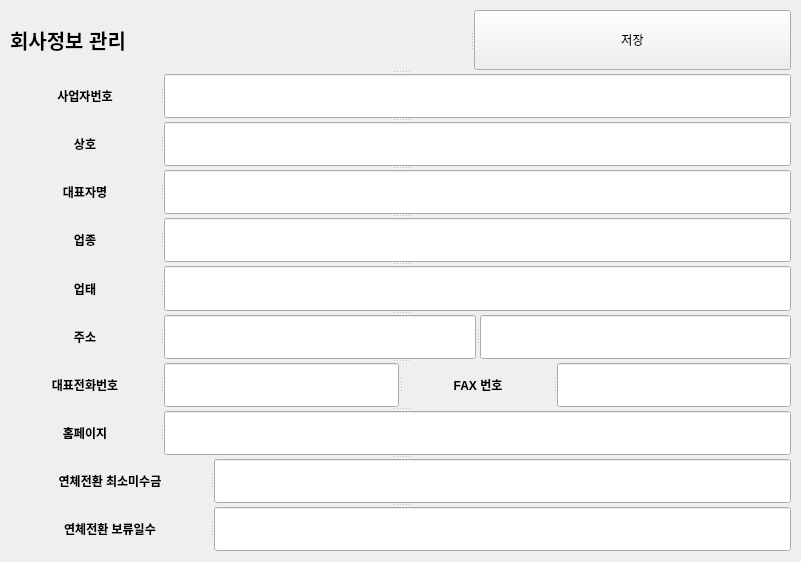
<?xml version="1.0" encoding="UTF-8"?>
<ui version="4.0">
 <class>MainWindow</class>
 <widget class="QMainWindow" name="MainWindow">
  <property name="geometry">
   <rect>
    <x>0</x>
    <y>0</y>
    <width>801</width>
    <height>562</height>
   </rect>
  </property>
  <property name="windowTitle">
   <string>MainWindow</string>
  </property>
  <widget class="QWidget" name="centralwidget">
   <widget class="QSplitter" name="splitter_15">
    <property name="geometry">
     <rect>
      <x>10</x>
      <y>10</y>
      <width>781</width>
      <height>541</height>
     </rect>
    </property>
    <property name="orientation">
     <enum>Qt::Vertical</enum>
    </property>
    <widget class="QSplitter" name="splitter_13">
     <property name="orientation">
      <enum>Qt::Horizontal</enum>
     </property>
     <widget class="QLabel" name="label">
      <property name="font">
       <font>
        <pointsize>15</pointsize>
        <weight>75</weight>
        <bold>true</bold>
       </font>
      </property>
      <property name="text">
       <string>회사정보 관리</string>
      </property>
     </widget>
     <widget class="QPushButton" name="pushButton">
      <property name="text">
       <string>저장</string>
      </property>
     </widget>
    </widget>
    <widget class="QSplitter" name="splitter">
     <property name="orientation">
      <enum>Qt::Horizontal</enum>
     </property>
     <widget class="QLabel" name="label_2">
      <property name="minimumSize">
       <size>
        <width>150</width>
        <height>0</height>
       </size>
      </property>
      <property name="maximumSize">
       <size>
        <width>150</width>
        <height>16777215</height>
       </size>
      </property>
      <property name="font">
       <font>
        <weight>75</weight>
        <bold>true</bold>
       </font>
      </property>
      <property name="text">
       <string>사업자번호</string>
      </property>
      <property name="alignment">
       <set>Qt::AlignCenter</set>
      </property>
     </widget>
     <widget class="QLineEdit" name="lineEdit"/>
    </widget>
    <widget class="QSplitter" name="splitter_2">
     <property name="orientation">
      <enum>Qt::Horizontal</enum>
     </property>
     <widget class="QLabel" name="label_3">
      <property name="minimumSize">
       <size>
        <width>150</width>
        <height>0</height>
       </size>
      </property>
      <property name="maximumSize">
       <size>
        <width>150</width>
        <height>16777215</height>
       </size>
      </property>
      <property name="font">
       <font>
        <weight>75</weight>
        <bold>true</bold>
       </font>
      </property>
      <property name="text">
       <string>상호</string>
      </property>
      <property name="alignment">
       <set>Qt::AlignCenter</set>
      </property>
     </widget>
     <widget class="QLineEdit" name="lineEdit_2"/>
    </widget>
    <widget class="QSplitter" name="splitter_3">
     <property name="orientation">
      <enum>Qt::Horizontal</enum>
     </property>
     <widget class="QLabel" name="label_4">
      <property name="minimumSize">
       <size>
        <width>150</width>
        <height>0</height>
       </size>
      </property>
      <property name="maximumSize">
       <size>
        <width>150</width>
        <height>16777215</height>
       </size>
      </property>
      <property name="font">
       <font>
        <weight>75</weight>
        <bold>true</bold>
       </font>
      </property>
      <property name="text">
       <string>대표자명</string>
      </property>
      <property name="alignment">
       <set>Qt::AlignCenter</set>
      </property>
     </widget>
     <widget class="QLineEdit" name="lineEdit_3"/>
    </widget>
    <widget class="QSplitter" name="splitter_4">
     <property name="orientation">
      <enum>Qt::Horizontal</enum>
     </property>
     <widget class="QLabel" name="label_5">
      <property name="minimumSize">
       <size>
        <width>150</width>
        <height>0</height>
       </size>
      </property>
      <property name="maximumSize">
       <size>
        <width>150</width>
        <height>16777215</height>
       </size>
      </property>
      <property name="font">
       <font>
        <weight>75</weight>
        <bold>true</bold>
       </font>
      </property>
      <property name="text">
       <string>업종</string>
      </property>
      <property name="alignment">
       <set>Qt::AlignCenter</set>
      </property>
     </widget>
     <widget class="QLineEdit" name="lineEdit_4"/>
    </widget>
    <widget class="QSplitter" name="splitter_5">
     <property name="orientation">
      <enum>Qt::Horizontal</enum>
     </property>
     <widget class="QLabel" name="label_6">
      <property name="minimumSize">
       <size>
        <width>150</width>
        <height>0</height>
       </size>
      </property>
      <property name="maximumSize">
       <size>
        <width>150</width>
        <height>16777215</height>
       </size>
      </property>
      <property name="font">
       <font>
        <weight>75</weight>
        <bold>true</bold>
       </font>
      </property>
      <property name="text">
       <string>업태</string>
      </property>
      <property name="alignment">
       <set>Qt::AlignCenter</set>
      </property>
     </widget>
     <widget class="QLineEdit" name="lineEdit_5"/>
    </widget>
    <widget class="QSplitter" name="splitter_6">
     <property name="orientation">
      <enum>Qt::Horizontal</enum>
     </property>
     <widget class="QLabel" name="label_7">
      <property name="minimumSize">
       <size>
        <width>150</width>
        <height>0</height>
       </size>
      </property>
      <property name="maximumSize">
       <size>
        <width>150</width>
        <height>16777215</height>
       </size>
      </property>
      <property name="font">
       <font>
        <weight>75</weight>
        <bold>true</bold>
       </font>
      </property>
      <property name="text">
       <string>주소</string>
      </property>
      <property name="alignment">
       <set>Qt::AlignCenter</set>
      </property>
     </widget>
     <widget class="QLineEdit" name="lineEdit_6"/>
     <widget class="QSplitter" name="splitter_7">
      <property name="orientation">
       <enum>Qt::Horizontal</enum>
      </property>
      <widget class="QLineEdit" name="lineEdit_7"/>
     </widget>
    </widget>
    <widget class="QSplitter" name="splitter_14">
     <property name="orientation">
      <enum>Qt::Horizontal</enum>
     </property>
     <widget class="QSplitter" name="splitter_8">
      <property name="orientation">
       <enum>Qt::Horizontal</enum>
      </property>
      <widget class="QLabel" name="label_8">
       <property name="minimumSize">
        <size>
         <width>150</width>
         <height>0</height>
        </size>
       </property>
       <property name="maximumSize">
        <size>
         <width>150</width>
         <height>16777215</height>
        </size>
       </property>
       <property name="font">
        <font>
         <weight>75</weight>
         <bold>true</bold>
        </font>
       </property>
       <property name="text">
        <string>대표전화번호</string>
       </property>
       <property name="alignment">
        <set>Qt::AlignCenter</set>
       </property>
      </widget>
      <widget class="QLineEdit" name="lineEdit_8"/>
     </widget>
     <widget class="QSplitter" name="splitter_9">
      <property name="orientation">
       <enum>Qt::Horizontal</enum>
      </property>
      <widget class="QLabel" name="label_9">
       <property name="minimumSize">
        <size>
         <width>150</width>
         <height>0</height>
        </size>
       </property>
       <property name="maximumSize">
        <size>
         <width>150</width>
         <height>16777215</height>
        </size>
       </property>
       <property name="font">
        <font>
         <weight>75</weight>
         <bold>true</bold>
        </font>
       </property>
       <property name="text">
        <string>FAX 번호</string>
       </property>
       <property name="alignment">
        <set>Qt::AlignCenter</set>
       </property>
      </widget>
      <widget class="QLineEdit" name="lineEdit_9"/>
     </widget>
    </widget>
    <widget class="QSplitter" name="splitter_10">
     <property name="orientation">
      <enum>Qt::Horizontal</enum>
     </property>
     <widget class="QLabel" name="label_10">
      <property name="minimumSize">
       <size>
        <width>150</width>
        <height>0</height>
       </size>
      </property>
      <property name="maximumSize">
       <size>
        <width>150</width>
        <height>16777215</height>
       </size>
      </property>
      <property name="font">
       <font>
        <weight>75</weight>
        <bold>true</bold>
       </font>
      </property>
      <property name="text">
       <string>홈페이지</string>
      </property>
      <property name="alignment">
       <set>Qt::AlignCenter</set>
      </property>
     </widget>
     <widget class="QLineEdit" name="lineEdit_10"/>
    </widget>
    <widget class="QSplitter" name="splitter_12">
     <property name="orientation">
      <enum>Qt::Horizontal</enum>
     </property>
     <widget class="QLabel" name="label_12">
      <property name="minimumSize">
       <size>
        <width>200</width>
        <height>0</height>
       </size>
      </property>
      <property name="maximumSize">
       <size>
        <width>200</width>
        <height>16777215</height>
       </size>
      </property>
      <property name="font">
       <font>
        <weight>75</weight>
        <bold>true</bold>
       </font>
      </property>
      <property name="text">
       <string>연체전환 최소미수금</string>
      </property>
      <property name="alignment">
       <set>Qt::AlignCenter</set>
      </property>
     </widget>
     <widget class="QLineEdit" name="lineEdit_12"/>
    </widget>
    <widget class="QSplitter" name="splitter_11">
     <property name="orientation">
      <enum>Qt::Horizontal</enum>
     </property>
     <widget class="QLabel" name="label_11">
      <property name="minimumSize">
       <size>
        <width>200</width>
        <height>0</height>
       </size>
      </property>
      <property name="maximumSize">
       <size>
        <width>200</width>
        <height>16777215</height>
       </size>
      </property>
      <property name="font">
       <font>
        <weight>75</weight>
        <bold>true</bold>
       </font>
      </property>
      <property name="text">
       <string>연체전환 보류일수</string>
      </property>
      <property name="alignment">
       <set>Qt::AlignCenter</set>
      </property>
     </widget>
     <widget class="QLineEdit" name="lineEdit_11"/>
    </widget>
   </widget>
  </widget>
 </widget>
 <resources/>
 <connections/>
</ui>
